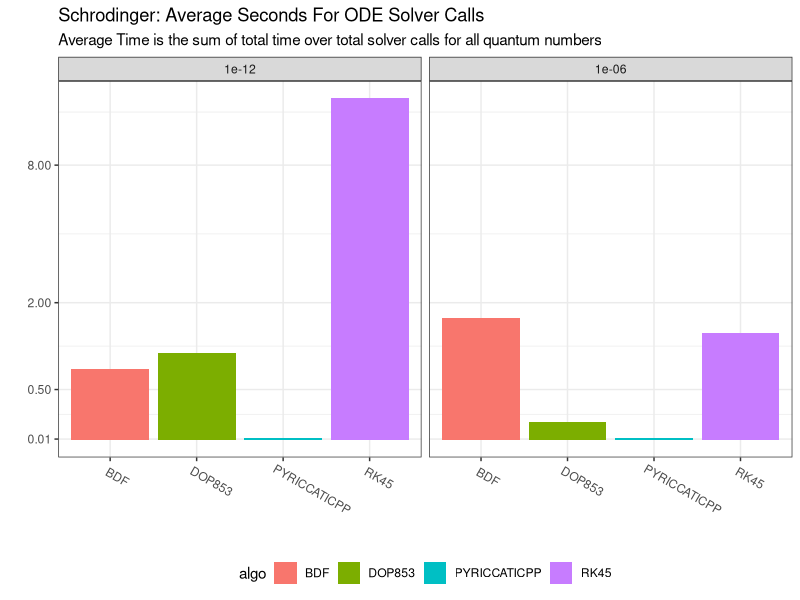
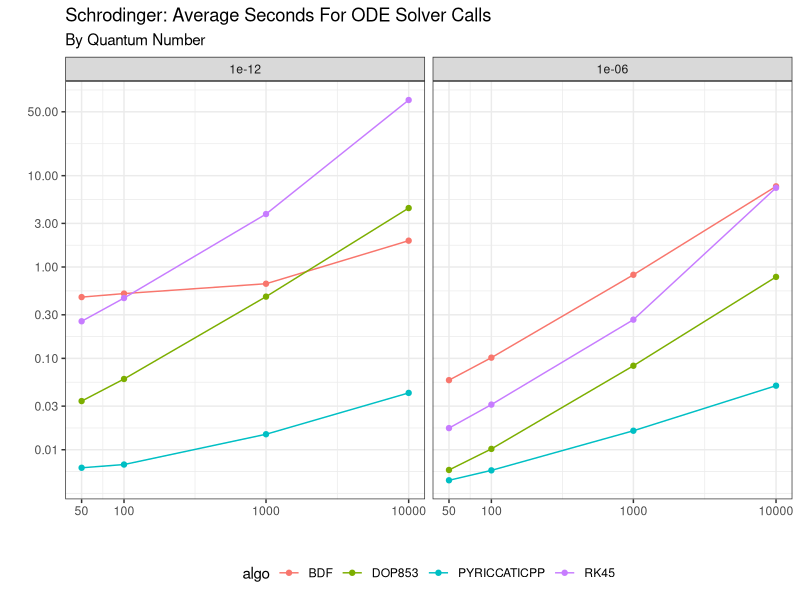
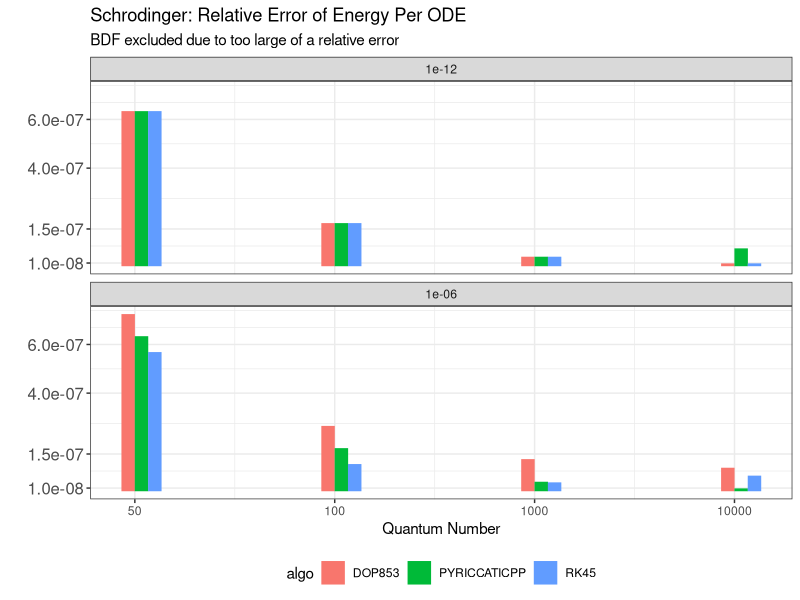
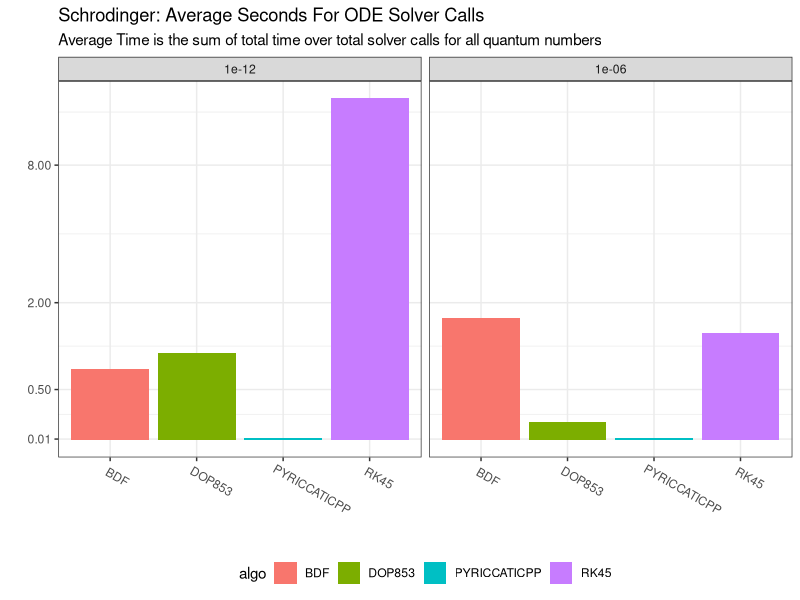
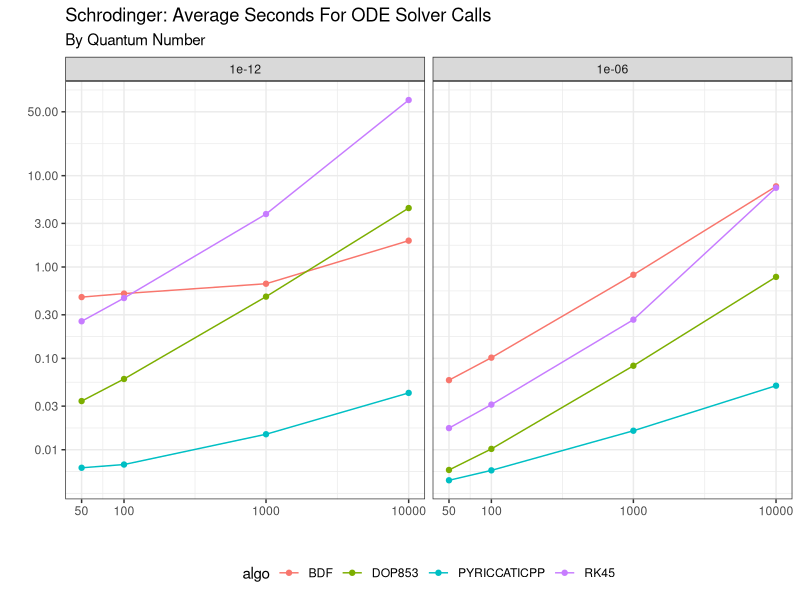
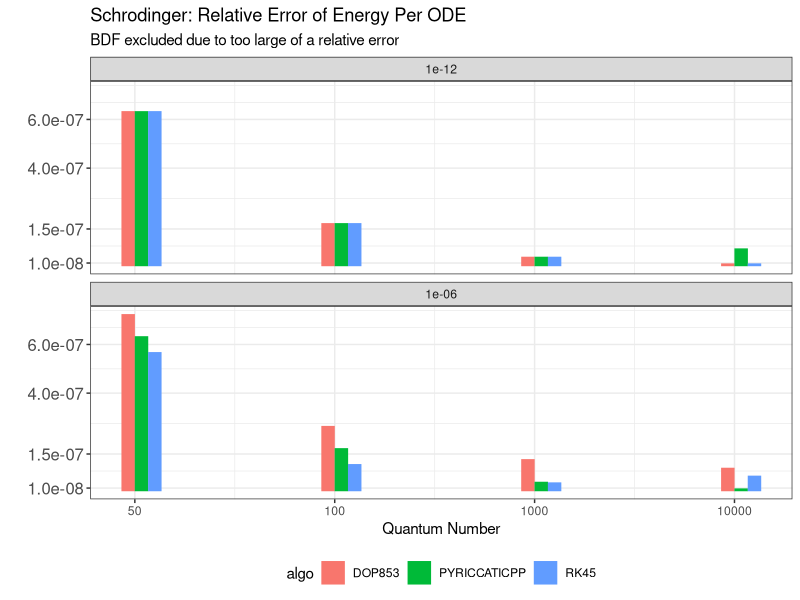

Recreate these plots in R, in order.
library(data.table)
library(ggplot2)
library(patchwork)

bench_dt = fread("./benchmarks/output/schrodinger_times.csv")
bench_dt = unique(bench_dt)
bench_dt[, algo := strsplit(name, " ")[[1]][1], name]
algo_args = \(x) {
  return(paste0("[", strsplit(x, "\\[",perl = TRUE)[[1]][2]))
}
bench_dt[, algo_args := algo_args(name), .I]

prob_args = \(x) {
  return(paste0("[", strsplit(x, "\\]\\[", perl = TRUE)[[1]][2]))
}
bench_dt[1, prob_args(name)]
bench_dt[, prob_args := prob_args(name), .I]
bench_dt[, name := NULL]
bench_dt[grepl("1e-06", algo_args), eps := 1e-06]
bench_dt[!grepl("1e-06", algo_args), eps := 1e-12]
bench_dt[, algo_plus := algo]
bench_dt[grepl("n=20", algo_args), algo_plus := paste0(algo, ":n=20")]
bench_dt[grepl("n=35", algo_args), algo_plus := paste0(algo, ":n=35")]
bench_dt = bench_dt[!grepl("n=20", algo_args)]
setkey(bench_dt, eps, algo_plus)
bench_sum_dt = bench_dt[, .(
  sum_time = sum(time),
  sum_count = sum(count),
  sd_time = sd(time),
  sd_count = sd(count)),
  .(algo, algo_plus, algo_args, eps)]
bench_sum_dt[, per_call := sum_time/sum_count]
setkey(bench_sum_dt, eps, algo_plus)
schrod_bench_plot = ggplot(bench_sum_dt, aes(x = algo, y = per_call, fill = algo)) +
  geom_bar(stat = "identity") +
  scale_y_continuous(transform = "log1p", breaks = c(0.01, 0.5, 2, 8, 20, 128, 500, 2000)) +
  facet_wrap(vars(eps)) +
  ggtitle("Schrodinger: Average Seconds For ODE Solver Calls",
    "Average Time is the sum of total time over total solver calls for all quantum numbers") +
  xlab("") +
  ylab("") +
  theme_bw() +
  theme(legend.position="bottom") +
  theme(axis.text.x = element_text(angle = -30, vjust = 0.8, hjust=.1))
schrod_bench_plot
ggsave("./benchmarks/plots/schrodinger.png", schrod_bench_plot,
  width = 6, height = 4, units = "in")

bench_sum_dt = bench_dt[, .(
  sum_time = sum(time),
  sum_count = sum(count),
  mean_time = mean(time),
  mean_count = mean(count),
  mean_per_time = mean(time / count),
  sd_per_time = sd(time / count),
  sd_time = sd(time),
  sd_count = sd(count)),
  .(algo, algo_plus, algo_args, eps, prob_args)]
bench_sum_dt[, per_call := sum_time / sum_count]
bench_sum_dt[, lb := as.numeric(sub(".*\\blb=([0-9]+).*", "\\1", prob_args)), .I]
bench_sum_dt[, rb := as.numeric(sub(".*\\brb=([0-9]+).*", "\\1", prob_args)), .I]
bench_sum_dt[, prob_bounds := paste0(lb, "-", rb)]
bench_sum_dt[, prob_bounds := factor(prob_bounds, ordered = TRUE, levels =
    c("416-417", "1035-1037", "21930-21940", "471100-471110"))]
bench_sum_dt[, quantum_number := rep(c(50, 100, 1000, 10000),8)]
bench_sum_table_dt = bench_sum_dt[eps == 1e-6, .(algo, quantum_number, per_call)]
bench_sum_table_dt = dcast(bench_sum_table_dt, quantum_number ~ algo, value.var = "per_call")
bench_sum_table_dt[, `:=`(
  BDF = BDF / PYRICCATICPP,
  DOP853 = DOP853 / PYRICCATICPP,
  RK45 = RK45 / PYRICCATICPP
)]
bench_sum_table_dt[, PYRICCATICPP := NULL]
bench_sum_table_dt = bench_sum_table_dt[, lapply(.SD, \(x) format(x, digits = 4))]
knitr::kable(bench_sum_table_dt)
bench_sum_x_scale_dt = bench_sum_dt[1:4]
bench_sum_x_scale_dt[, quantum_number := c(50, 100, 1000, 10000)]
bench_sum_dt[, total_time_per_count := sum_time / sum_count]
bench_per_energy_plot = ggplot(bench_sum_dt, aes(x = lb, y = mean_per_time, group = algo)) +
#  geom_ribbon(aes(ymin = mean_per_time - 2 * sd_per_time, ymax = mean_per_time + 2 * sd_per_time, group = algo), fill = "grey70") +
  geom_line(aes(color = algo)) +
  geom_point(aes(color = algo)) +
  ggtitle("Schrodinger: Average Seconds For ODE Solver Calls",
    "By Quantum Number") +
  scale_y_log10(breaks = c(0.01, 0.03, 0.1, 0.3, 1, 3, 10, 50)) +
  scale_x_log10(breaks = bench_sum_x_scale_dt[, lb], labels = bench_sum_x_scale_dt[, quantum_number]) +
  xlab("") +
  ylab("") +
  facet_wrap(vars(eps)) +
  theme_bw() +
  theme(legend.position="bottom")
bench_per_energy_plot
ggsave("./benchmarks/plots/schrodinger_energy.png", bench_per_energy_plot,
  width = 6, height = 4, units = "in")

bench_sum_dt[eps == 1e-12 & grepl("lb=471100;rb=471110", prob_args)]
# Error rates
err_dt = fread("./benchmarks/output/schrod2.csv")
err_dt[, algo := strsplit(name, " ")[[1]][1], name]
err_dt[, algo_args := algo_args(name), .I]
err_dt[, prob_args := prob_args(name), .I]
err_dt[grepl("1e-06", algo_args), eps := 1e-06]
err_dt[!grepl("1e-06", algo_args), eps := 1e-12]
err_dt[, algo_plus := algo]
err_dt[grepl("n=20", algo_args), algo_plus := paste0(algo, ":n=20")]
err_dt[grepl("n=35", algo_args), algo_plus := paste0(algo, ":n=35")]
err_dt[, rel_energy_err := abs(energy_error / energy_reference)]
# Just look at a slice
err_sub_dt = err_dt[energy_reference == 471103.777]
#err_sub_dt[, energy_reference := 471103.777]
setkey(err_sub_dt, eps, algo_plus)
knitr::kable(err_sub_dt[, .(algo_plus, algo_args, energy, energy_reference, energy_error, rel_energy_err)])

setkey(err_dt, name)
err_dt[, iter := NULL]
err_dt = unique(err_dt)
err_summary_dt = err_dt[,
  .(total_err = mean(energy_error),
    err_val = mean(rel_energy_err)),
  .(algo, algo_args, prob_args, eps)]
err_summary_dt = err_summary_dt[!grepl("n=20", algo_args)]
setkey(err_summary_dt, algo, eps, prob_args)
err_summary_dt[, lb := as.numeric(sub(".*\\blb=([0-9]+).*", "\\1", prob_args)), .I]
err_summary_dt[, rb := as.numeric(sub(".*\\brb=([0-9]+).*", "\\1", prob_args)), .I]
err_summary_dt[, prob_bounds := paste0(lb, "-", rb)]
err_summary_dt[, prob_bounds := factor(prob_bounds, ordered = TRUE, levels =
    c("416-417", "1035-1037", "21930-21940", "471100-471110"))]

err_summary_dt[, md := ((lb + rb) / 2.0) + lb]
err_summary_dt[, blah := as.numeric(as.factor(algo))]
setkey(err_summary_dt, eps, algo, algo_args, prob_bounds)
err_summary_dt[, bound_idx := as.numeric(prob_bounds)]
err_summary_dt[, test := seq(from = bound_idx - .1, to = bound_idx + .1, length.out = 4)[blah], .I]
err_summary_dt[rb == 417]
setkey(err_summary_dt, eps, algo, algo_args, prob_bounds)
err_summary_dt
err_summary_dt[, min(err_val)]
# We multiply by 1_000_000 and then divide so we can make the y axis logarithmic
# While still looking nice
schrod_err_plot = ggplot(err_summary_dt[algo != "BDF"],
  aes(x = test, y = err_val, color = algo, fill = algo)) +
  #  scale_y_log10(breaks = c(1, 2, 5, 10, 18, 30, 60)) +
  geom_bar(stat = "identity") +
  facet_wrap(vars(eps), nrow = 2, ncol = 1) +
  ggtitle("Schrodinger: Relative Error of Energy Per ODE",
    "BDF excluded due to too large of a relative error") +
  scale_x_continuous(labels = c(50, 100, 1000, 10000)) +
  scale_y_continuous(breaks = c(1e-8, 1.5e-7, 4e-7, 6e-7)) +
  xlab("Quantum Number") +
  ylab("") +
  theme_bw() +
  theme(legend.position="bottom", axis.text.y = element_text(size = 12))
schrod_err_plot
ggsave("./benchmarks/plots/schrodinger_err.png", schrod_err_plot,
  width = 6, height = 4, units = "in")

